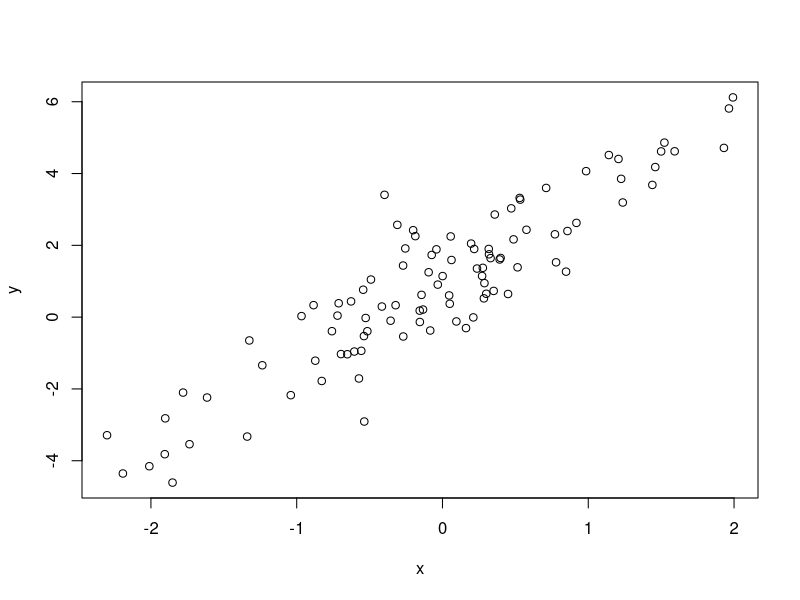

This figure's R source:
# Analytical workflows : coding demo

#Additional info about code useful for 
#collaborators or future self



# Clear workspace and close all graphics ----------------------------------
# Start script from a clean workspace to prevent errors

rm(list = ls())
graphics.off()



# Generate some data ------------------------------------------------------

n <- 100 #numbers
m <- 2.2 #slope
b <- 1.1 #intercept

x <- rnorm(n = n, mean = 0, sd = 1) #indedpendent variable
noise <- rnorm(n = n, mean = 0, sd = 1)
y <- m * x + b + noise

plot(x,y)
